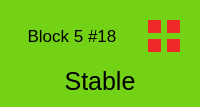
               <widget class="QWidget" name="cell_n18" native="true">
                <property name="styleSheet">
                 <string notr="true">background-color: rgb(115, 210, 22);
border-color: rgb(255, 255, 255);</string>
                </property>
                <layout class="QGridLayout" name="gridLayout_77">
                 <item row="0" column="0">
                  <widget class="QLabel" name="n18">
                   <property name="font">
                    <font>
                     <pointsize>13</pointsize>
                    </font>
                   </property>
                   <property name="text">
                    <string>Block 5 #18</string>
                   </property>
                   <property name="alignment">
                    <set>Qt::AlignCenter</set>
                   </property>
                  </widget>
                 </item>
                 <item row="0" column="1">
                  <widget class="QWidget" name="w18" native="true">
                   <property name="sizePolicy">
                    <sizepolicy hsizetype="Fixed" vsizetype="Fixed">
                     <horstretch>0</horstretch>
                     <verstretch>0</verstretch>
                    </sizepolicy>
                   </property>
                   <property name="minimumSize">
                    <size>
                     <width>50</width>
                     <height>50</height>
                    </size>
                   </property>
                   <property name="maximumSize">
                    <size>
                     <width>50</width>
                     <height>50</height>
                    </size>
                   </property>
                   <layout class="QGridLayout" name="gridLayout_78">
                    <item row="0" column="0">
                     <widget class="QWidget" name="n18_mainsys" native="true">
                      <property name="styleSheet">
                       <string notr="true">background-color: rgb(239, 41, 41);</string>
                      </property>
                     </widget>
                    </item>
                    <item row="0" column="1">
                     <widget class="QWidget" name="n18_mainradar" native="true">
                      <property name="styleSheet">
                       <string notr="true">background-color: rgb(239, 41, 41);</string>
                      </property>
                     </widget>
                    </item>
                    <item row="1" column="0">
                     <widget class="QWidget" name="n18_subsys" native="true">
                      <property name="styleSheet">
                       <string notr="true">background-color: rgb(239, 41, 41);</string>
                      </property>
                     </widget>
                    </item>
                    <item row="1" column="1">
                     <widget class="QWidget" name="n18_subradar" native="true">
                      <property name="styleSheet">
                       <string notr="true">background-color: rgb(239, 41, 41);</string>
                      </property>
                     </widget>
                    </item>
                   </layout>
                  </widget>
                 </item>
                 <item row="1" column="0" colspan="2">
                  <widget class="QLabel" name="n18_display">
                   <property name="font">
                    <font>
                     <pointsize>19</pointsize>
                    </font>
                   </property>
                   <property name="styleSheet">
                    <string notr="true">border-color: rgb(255, 255, 255);</string>
                   </property>
                   <property name="text">
                    <string>Stable</string>
                   </property>
                   <property name="alignment">
                    <set>Qt::AlignCenter</set>
                   </property>
                  </widget>
                 </item>
                </layout>
               </widget>
